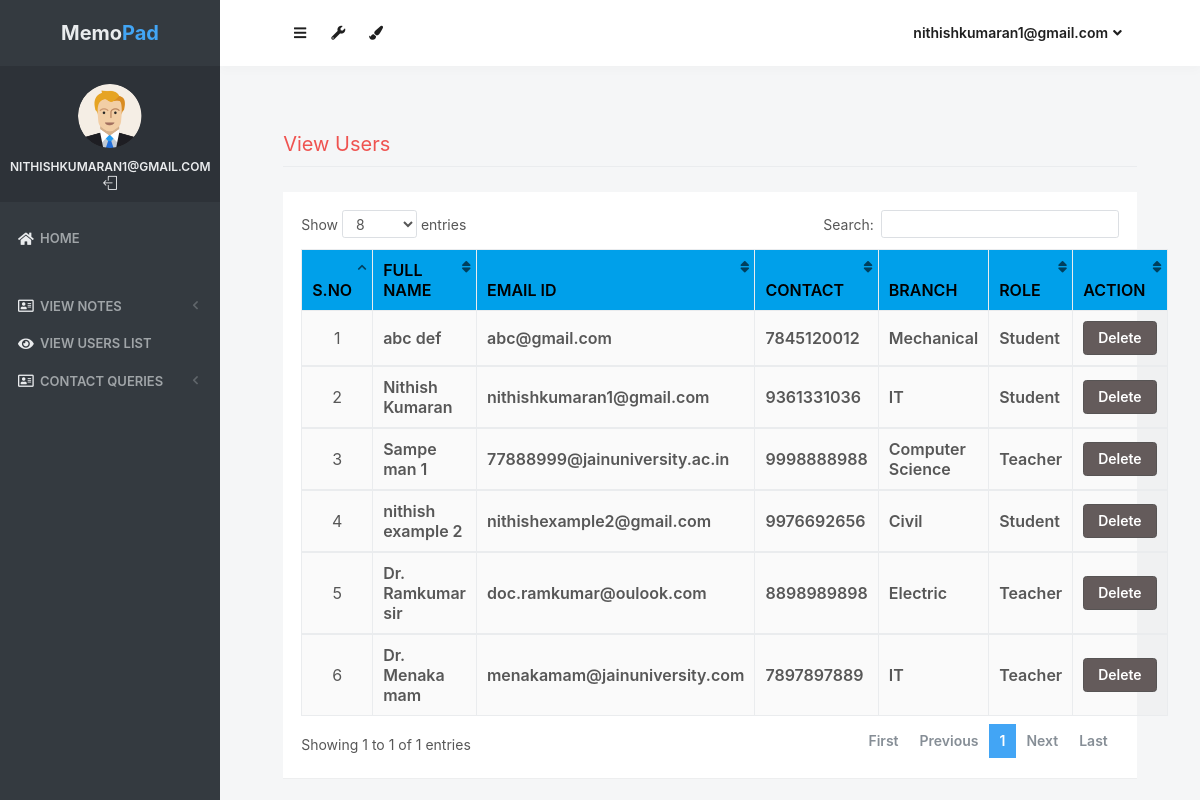
The page /view_users (signed in) on the database its author committed.
### notes/models.py (models this page shows, shortened)
class Signup(models.Model):
    user = models.ForeignKey(User,on_delete=models.CASCADE)
    contact = models.CharField(max_length=10)
    branch = models.CharField(max_length=30)
    role = models.CharField(max_length=15)

### notes/views.py (the view)
# urls.py: path('view_users', view_users, name='view_users'),
def view_users(request):
    if not request.user.is_authenticated:
        return redirect('login_admin')
    users = Signup.objects.all()
    d = {'users':users}
    return render(request,'view_users.html',d)

### notes/templates/view_users.html (shortened to what this page needs)
{% load static %}
<html lang="en" class="no-focus">
    <head>
        <link rel="stylesheet" href="{% static 'js/plugins/datatables/dataTables.bootstrap4.min.css' %}">
        <link rel="stylesheet" id="css-main" href="{% static 'css1/codebase.min.css' %}">
    </head>
    <body>
        <div id="page-container" class="sidebar-o sidebar-inverse side-scroll page-header-fixed main-content-narrow">
         {% include "sidebar.html" %}
            {% include "admin_nav.html" %}
            <main id="main-container">
                <div class="content">
                    <h2 class="content-heading text-danger">View Users</h2>
                    <div class="block">
                        <div class="block-content block-content-full">
                            <table class="table table-bordered table-striped table-vcenter js-dataTable-full-pagination" style="width:100%">
                                <thead class="text-black" style="background-color : #00a0ea;">
                                    <tr>
                                        <th class="text-center">S.No</th>
                                        <th class="d-none d-sm-table-cell">Full Name</th>
                                        <th class="d-none d-sm-table-cell">Email ID</th>
                                        <th class="d-none d-sm-table-cell">Contact</th>
                                        <th class="d-none d-sm-table-cell">Branch</th>
                                        <th class="d-none d-sm-table-cell">Role</th>
                                        <th class="d-none d-sm-table-cell" style="width: 15%;">Action</th>
                                    </tr>
                                </thead>
                                {% for i in users %}
                                <tbody>
                                    <tr>
                                        <td class="text-center">{{forloop.counter}}</td>
                                        <td class="font-w600">{{i.user.first_name}} {{i.user.last_name}}</td>
					                    <td class="font-w600">{{i.user.username}}</td>
					                    <td class="font-w600">{{i.contact}}</td>
					                    <td class="font-w600">{{i.branch}}</td>
					                    <td class="font-w600">{{i.role}}</td>
					                    <td class="font-w600"><a href="{% url 'delete_users' i.user.id %}" class="btn btn-danger" onclick="return confirm('Are your sure to Delete ?')">Delete</a></td>
					                </tr>
                                        {% endfor %}
                                </tbody>
                            </table>
                        </div>
                    </div>
                </div>
            </main>
        </div>
 <link rel="stylesheet" href="https://use.fontawesome.com/releases/v5.6.3/css/all.css">
    </body>
</html>

### notes/templates/sidebar.html (shortened to what this page needs)
{% load static %}
   <nav id="sidebar">
                <div id="sidebar-scroll">
                    <div class="sidebar-content">
                        <div class="content-header content-header-fullrow px-15">
                            <div class="content-header-section text-center align-parent sidebar-mini-hidden">
                                <div class="content-header-item">
                                    <a class="link-effect font-w700" href="{% url 'admin_home' %}">
                                           <span class="font-size-xl text-dual-primary-dark">Memo</span><span class="font-size-xl text-primary">Pad</span>
                                    </a>
                                </div>
                            </div>
                        </div>
                        <div class="content-side content-side-full content-side-user px-10 align-parent">
                            <div class="sidebar-mini-hidden-b text-center">
                                <a class="img-link" href="be_pages_generic_profile.html">
                                    <img class="img-avatar" src="{% static 'img/avatars/user1.png' %}" alt="">
                                </a>
                                <ul class="list-inline mt-10">
                                    <li class="list-inline-item">
                                        <a class="link-effect text-dual-primary-dark font-size-xs font-w600 text-uppercase" href="{% url 'admin_home' %}">{{ request.user.username }}</a>
                                    </li>
                                    <li class="list-inline-item">
                                        <a class="link-effect text-dual-primary-dark" href="{% url 'logout' %}">
                                            <i class="si si-logout"></i>
                                        </a>
                                    </li>
                                </ul>
                            </div>
                        </div>
                        <div class="content-side content-side-full">
                            <ul class="nav-main">
                                <li class="open">
                                    <a href="{% url 'admin_home' %}"><i class="fas fa-home"></i><span class="sidebar-mini-hide">Home</span></a>
                                </li>
                                <li class="nav-main-heading"><span class="sidebar-mini-visible">UI</span></li>
                                <li>
                                    <a class="nav-submenu" data-toggle="nav-submenu"><i class="far fa-address-card"></i>View Notes</a>
                                </li>
                                <li>
                                    <a  href="{% url 'view_users' %}"><i class="fas fa-eye"></i><span class="sidebar-mini-hide">View Users list</span></a>
                                </li>
                                <li>
                                    <a class="nav-submenu" data-toggle="nav-submenu"><i class="far fa-address-card"></i>Contact Queries</a>
                                </li>
                           </ul>
                        </div>
                    </div>
                </div>
            </nav>

### notes/templates/admin_nav.html (shortened to what this page needs)
{% load static %}
            <header id="page-header">
                <div class="content-header">
                    <div class="content-header-section">
                        <button type="button" class="btn btn-circle btn-dual-secondary" data-toggle="layout" data-action="sidebar_toggle">
                            <i class="fa fa-navicon"></i>
                        </button>
                        <div class="btn-group" role="group">
                            <button type="button" class="btn btn-circle btn-dual-secondary" id="page-header-options-dropdown" data-toggle="dropdown" aria-haspopup="true" aria-expanded="false">
                                <i class="fa fa-wrench"></i>
                            </button>
                        </div>
                        <div class="btn-group" role="group">
                            <button type="button" class="btn btn-circle btn-dual-secondary" id="page-header-themes-dropdown" data-toggle="dropdown" aria-haspopup="true" aria-expanded="false">
                                <i class="fa fa-paint-brush"></i>
                            </button>
                        </div>
                    </div>
                    <div class="content-header-section">
                        <div class="btn-group" role="group">
                            <button type="button" class="btn btn-rounded btn-dual-secondary" id="page-header-user-dropdown" data-toggle="dropdown" aria-haspopup="true" aria-expanded="false">
                                {{ request.user.username}}<i class="fa fa-angle-down ml-5"></i>
                            </button>
                        </div>
                    </div>
                </div>
            </header>

### rows shown on the page
Signup: user.first_name "abc", user.last_name "def", user.username "abc@gmail.com", contact "7845120012", branch "Mechanical", role "Student"
Signup: user.first_name "Nithish", user.last_name "Kumaran", user.username "nithishkumaran1@gmail.com", contact "9361331036", branch "IT", role "Student"
Signup: user.first_name "Sampe", user.last_name "man 1", user.username "77888999@jainuniversity.ac.in", contact "9998888988", branch "Computer Science", role "Teacher"
Signup: user.first_name "nithish", user.last_name "example 2", user.username "nithishexample2@gmail.com", contact "9976692656", branch "Civil", role "Student"
Signup: user.first_name "Dr. Ramkumar", user.last_name "sir", user.username "doc.ramkumar@oulook.com", contact "8898989898", branch "Electric", role "Teacher"
Signup: user.first_name "Dr. Menaka", user.last_name "mam", user.username "menakamam@jainuniversity.com", contact "7897897889", branch "IT", role "Teacher"

### other values the page prints
{{ request.user.username }} "NITHISHKUMARAN1@GMAIL.COM"
{{ request.user.username }} "nithishkumaran1@gmail.com"
